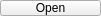
<?xml version="1.0" encoding="UTF-8"?>
<ui version="4.0">
 <class>SpectrumPaletteWidget</class>
 <widget class="QWidget" name="SpectrumPaletteWidget">
  <property name="geometry">
   <rect>
    <x>0</x>
    <y>0</y>
    <width>101</width>
    <height>16</height>
   </rect>
  </property>
  <property name="windowTitle">
   <string>Form</string>
  </property>
  <widget class="QPushButton" name="open_spectra_file_button">
   <property name="geometry">
    <rect>
     <x>0</x>
     <y>0</y>
     <width>101</width>
     <height>16</height>
    </rect>
   </property>
   <property name="text">
    <string>Open</string>
   </property>
  </widget>
 </widget>
 <resources/>
 <connections/>
</ui>
